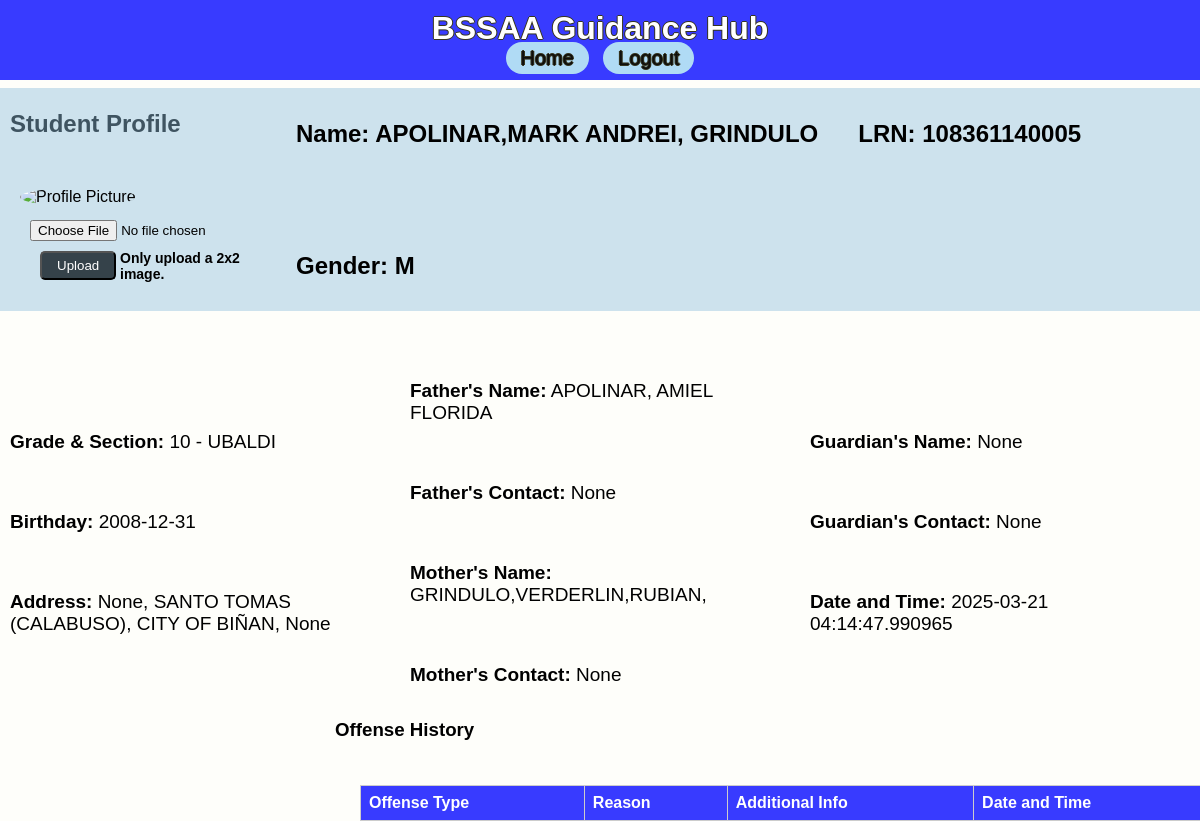
/view_profile/3, run on the app's committed database.
### app/models.py (models this page shows)
class StudentRecord(db.Model):
    id = db.Column(db.Integer, primary_key=True)
    lrn = db.Column(db.String(12), nullable=True, unique=True)
    name = db.Column(db.String(100), nullable=True)
    grade = db.Column(db.String(20), nullable=True)
    section = db.Column(db.String(50), nullable=True)
    birthdate = db.Column(db.Date, nullable=True)
    age = db.Column(db.Integer, nullable=True)
    gender = db.Column(db.String(10), nullable=True)
    mother_tongue = db.Column(db.String(50), nullable=True)
    ethnic_group = db.Column(db.String(50), nullable=True)
    religion = db.Column(db.String(50), nullable=True)
    address_house_no = db.Column(db.String(100), nullable=True)
    address_barangay = db.Column(db.String(100), nullable=True)
    address_city = db.Column(db.String(100), nullable=True)
    address_province = db.Column(db.String(100), nullable=True)
    mother_name = db.Column(db.String(100), nullable=True)
    mother_contact = db.Column(db.String(15), nullable=True)
    father_name = db.Column(db.String(100), nullable=True)
    father_contact = db.Column(db.String(15), nullable=True)
    guardian_name = db.Column(db.String(100), nullable=True)
    guardian_contact = db.Column(db.String(15), nullable=True)
    reason = db.Column(db.String(200), nullable=True)
    type_of_offense = db.Column(db.String(100), nullable=True)
    date_time = db.Column(db.DateTime, default=datetime.utcnow)
    additional_info = db.Column(db.String, nullable=True)
    profile_picture = db.Column(db.String(100), nullable=True)
    offenses = db.relationship('OffenseRecord', backref='student', lazy=True)

### app/routes.py (the view, shortened to what this page needs)
@main.route('/view_profile/<int:student_id>', methods=['GET', 'POST'])
def view_profile(student_id):
    student = StudentRecord.query.get_or_404(student_id)
    offenses = OffenseRecord.query.filter_by(student_id=student_id).all()
    return render_template('profile.html', student=student, offenses=offenses)

### app/templates/profile.html (shortened to what this page needs)
{% extends 'base.html' %}
{% block content %}
<h2>Student Profile</h2>
<div class="profile-container">
    <div class="profile-picture">
        <img src="{{ url_for('static', filename='profilepic/' + (student.profile_picture or 'profile_placeholder.png')) }}" alt="Profile Picture" width="150" height="150">
        <form method="POST" enctype="multipart/form-data">
            <input type="file" name="photo" accept="image/*">
            <button type="upload" class="btn btn-primary btn-sm">Upload</button>
        </form>
        <h1 class="smallnote">Only upload a 2x2 image.</h1>
    </div>
    <div class="profile-details3">
        <h4><strong>Name:</strong> {{ student.name }}</h4>
        <h4>LRN: {{ student.lrn }}</h4>
        <h4>Gender: {{ student.gender }}</h4>
    </div>
</div>
<div class="profile-container">
    <div class="profile-details">
        <p><strong>Grade & Section:</strong> {{ student.grade }} - {{ student.section }}</p>
        <p><strong>Birthday:</strong> {{ student.birthdate }}</p>
        <p><strong>Address:</strong> {{ student.address_house_no }}, {{ student.address_barangay }}, {{ student.address_city }}, {{ student.address_province }}</p>
    </div>
    <div class="profile-details">
        <p><strong>Father's Name:</strong> {{ student.father_name }}</p>
        <p><strong>Father's Contact:</strong> {{ student.father_contact }}</p>
        <p><strong>Mother's Name:</strong> {{ student.mother_name }}</p>
        <p><strong>Mother's Contact:</strong> {{ student.mother_contact }}</p>
    </div>
    <div class="profile-details">
        <p><strong>Guardian's Name:</strong> {{ student.guardian_name }}</p>
        <p><strong>Guardian's Contact:</strong> {{ student.guardian_contact }}</p>
        <p><strong>Date and Time:</strong> {{ student.date_time }}</p>
    </div>
</div>
<div class="proftable">
<h3>Offense History</h3>
<table class="table table-striped table-responsive">
    <tr>
        <th>Offense Type</th>
        <th>Reason</th>
        <th>Additional Info</th>
        <th>Date and Time</th>
    </tr>
</table>
</div>
{% endblock %}

### app/static/css/styles.css (style rules this page uses)
body { font-family: Arial, Helvetica, sans-serif; margin: 0; padding: 0; background-color: #f4f4f4; display: flex; flex-direction: column; min-height: 100vh; background-color: #FEFEFA; height: 100%; }
h1 { margin: 0; }
p { font-family: Verdana, Geneva, Tahoma, sans-serif; padding: 10px; font-size: 19px; }
h2 { padding: 10px; }
.smallnote { font-weight: light; font-size: 14px; position: relative; left: 100px; top: -50px; }
table { border: 1px solid #000000; width: 95%; border-collapse: collapse; margin: 20px 0; position: absolute; left: 30px; }
table th, table td { border: 1px solid #cccccc; text-align: left; padding: 8px; }
table th { background-color: #383bff; color: white; }
.btn { position: relative; right: -10px; padding: 5px 15px; margin: 10px 0; background-color: #35424a; color: white; text-decoration: none; border-radius: 5px; }
form { font-family: ROBOTO-VARIABLE-FONT, -apple-system, BlinkMacSystemFont, "Segoe UI", Roboto, "Helvetica Neue"; padding: 10px; font-size: 20px; }
h3 { padding: 5px; }
.profile-container { display: flex; align-items: center; margin-top: -20px; gap: -20px; }
.profile-picture { margin-right: 20px; flex: 1; min-width: 150px; position: relative; left: 20px; z-index: 1; }
.profile-picture img { width: 150px; height: 150px; border-radius: 50%; z-index: 2; }
.profile-details { font-size: 12px; display: flex; flex-wrap: wrap; flex: 2; min-width: 200px; }
.profile-details3 { font-weight: lighter; font-size: 24px; display: flex; align-items: left; flex-wrap: wrap; gap: 40px; flex: 10; position: relative; right: -6px; top: -60px; background-color: #8ebdda71; width: calc(100% + 40px); margin-left: -20vw; padding-left: 30vw; padding-right: 60px; box-sizing: border-box; z-index: 0; }
.proftable { position: relative; top: -20px; right: -330px; width: 75%; }

### data on the page
StudentRecord: name "APOLINAR,MARK ANDREI, GRINDULO", lrn "108361140005", gender "M", grade "10", section "UBALDI", birthdate "2008-12-31", address_house_no "None", address_barangay "SANTO TOMAS (CALABUSO)", address_city "CITY OF BIÑAN", address_province "None", father_name "APOLINAR, AMIEL FLORIDA", father_contact "None", mother_name "GRINDULO,VERDERLIN,RUBIAN,", mother_contact "None", guardian_name "None", guardian_contact "None", date_time "2025-03-21 04:14:47.990965"
